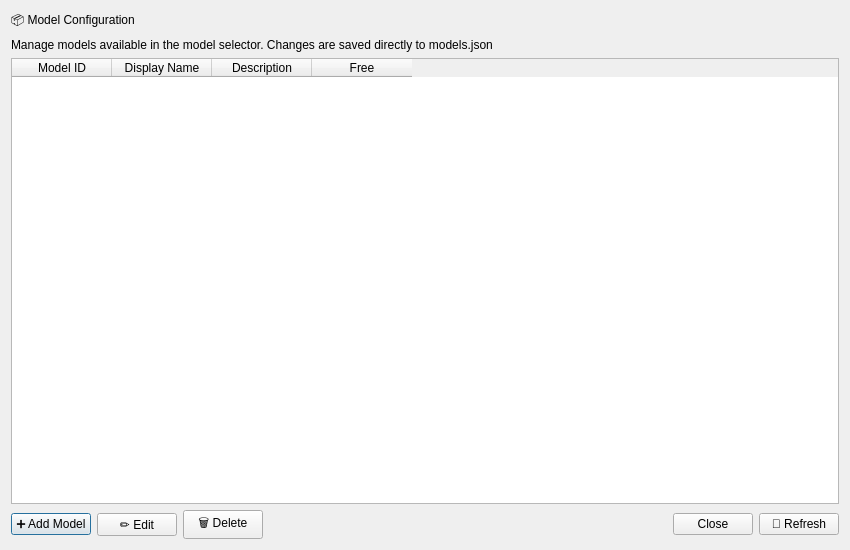
<?xml version="1.0" encoding="UTF-8"?>
<ui version="4.0">
 <class>ModelManagerDialog</class>
 <widget class="QDialog" name="ModelManagerDialog">
  <property name="geometry">
   <rect>
    <x>0</x>
    <y>0</y>
    <width>850</width>
    <height>550</height>
   </rect>
  </property>
  <property name="windowTitle">
   <string>Model Manager</string>
  </property>
  <layout class="QVBoxLayout" name="verticalLayout">
   <item>
    <layout class="QHBoxLayout">
     <item>
      <widget class="QLabel" name="headerLabel">
       <property name="text">
        <string>📦 Model Configuration</string>
       </property>
      </widget>
     </item>
     <item>
      <widget class="QLabel" name="countLabel"/>
     </item>
     <item>
      <spacer name="horizontalSpacer">
       <property name="orientation">
        <enum>Qt::Orientation::Horizontal</enum>
       </property>
       <property name="sizeHint" stdset="0">
        <size>
         <width>0</width>
         <height>0</height>
        </size>
       </property>
      </spacer>
     </item>
    </layout>
   </item>
   <item>
    <widget class="QLabel" name="infoLabel">
     <property name="text">
      <string>Manage models available in the model selector. Changes are saved directly to models.json</string>
     </property>
    </widget>
   </item>
   <item>
    <widget class="QTableWidget" name="table">
     <property name="columnCount">
      <number>4</number>
     </property>
     <column>
      <property name="text">
       <string>Model ID</string>
      </property>
     </column>
     <column>
      <property name="text">
       <string>Display Name</string>
      </property>
     </column>
     <column>
      <property name="text">
       <string>Description</string>
      </property>
     </column>
     <column>
      <property name="text">
       <string>Free</string>
      </property>
     </column>
    </widget>
   </item>
   <item>
    <layout class="QHBoxLayout">
     <item>
      <widget class="QPushButton" name="add_btn">
       <property name="text">
        <string>➕ Add Model</string>
       </property>
      </widget>
     </item>
     <item>
      <widget class="QPushButton" name="edit_btn">
       <property name="text">
        <string>✏️ Edit</string>
       </property>
      </widget>
     </item>
     <item>
      <widget class="QPushButton" name="delete_btn">
       <property name="text">
        <string>🗑️ Delete</string>
       </property>
      </widget>
     </item>
     <item>
      <spacer name="horizontalSpacer2">
       <property name="orientation">
        <enum>Qt::Orientation::Horizontal</enum>
       </property>
       <property name="sizeHint" stdset="0">
        <size>
         <width>0</width>
         <height>0</height>
        </size>
       </property>
      </spacer>
     </item>
     <item>
      <widget class="QPushButton" name="close_btn">
       <property name="text">
        <string>Close</string>
       </property>
      </widget>
     </item>
     <item>
      <widget class="QPushButton" name="refresh_btn">
       <property name="text">
        <string>🔄 Refresh</string>
       </property>
      </widget>
     </item>
    </layout>
   </item>
   <item>
    <layout class="QHBoxLayout">
     <item>
      <spacer name="horizontalSpacer3">
       <property name="orientation">
        <enum>Qt::Orientation::Horizontal</enum>
       </property>
       <property name="sizeHint" stdset="0">
        <size>
         <width>0</width>
         <height>0</height>
        </size>
       </property>
      </spacer>
     </item>
    </layout>
   </item>
  </layout>
 </widget>
 <resources/>
 <connections/>
</ui>
